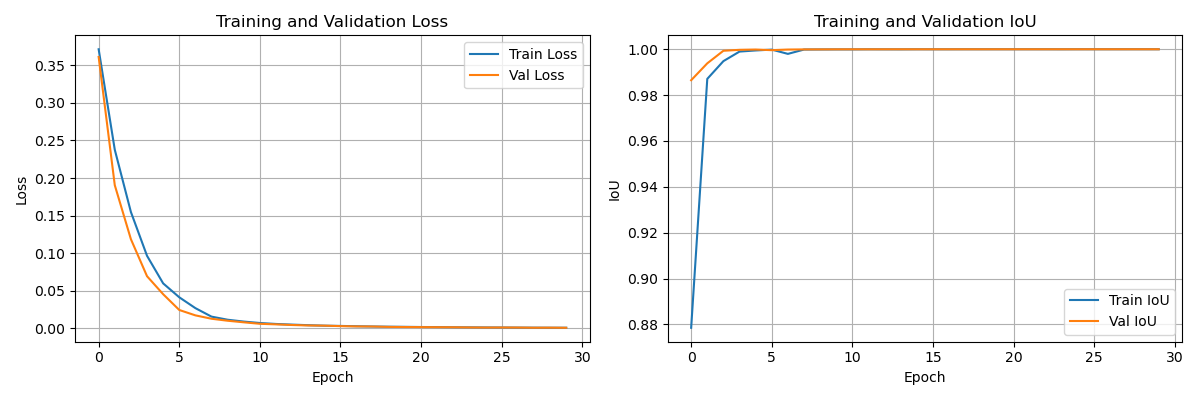
#> input picture session04/labCode/training_curves.png, 1200 x 400 px
$ python 06C_fft_openCV.py --input ../../session04/labCode/training_curves.png
#> lines starting #> are read from the running program, lines starting #| are printed output that depends on the picture
#!/usr/bin/env python3
# -*- coding: utf-8 -*-
"""
OpenCV DFT Demo (matches slide code):
- Part 1: DFT, centered magnitude (log) and phase visualizations
- Part 2: Ideal low-pass and notch-reject filtering in the frequency domain

Outputs (into ./figs):
  fft_mag.png, fft_phase.png, fft_lowpass.png, fft_notch.png
  (plus optional montage)

Usage:
  python opencv_dft_filters.py --input path/to/image.jpg --R 40 --notch "0,70,8" "0,-70,8" --montage
"""
import argparse, os
from pathlib import Path
import numpy as np
import cv2


def ensure_figs():
    outdir = Path("figs")
    outdir.mkdir(parents=True, exist_ok=True)
    return outdir


def read_gray(path: Path) -> np.ndarray:
    I0 = cv2.imread(str(path), cv2.IMREAD_GRAYSCALE)
    if I0 is None:
        raise FileNotFoundError(f"Could not read image: {path}")
    return I0


def optimal_pad_gray(I0: np.ndarray) -> np.ndarray:
    M = cv2.getOptimalDFTSize(I0.shape[0])
    N = cv2.getOptimalDFTSize(I0.shape[1])
    I = np.zeros((M, N), np.float32)
    I[: I0.shape[0], : I0.shape[1]] = I0
    return I


def forward_dft_centered(I: np.ndarray) -> np.ndarray:
    # I float32, single-channel -> complex 2-channel (real, imag)
    F = cv2.dft(I, flags=cv2.DFT_COMPLEX_OUTPUT)  # (M,N,2)
    Fshift = np.fft.fftshift(F, axes=(0, 1))  # center DC
    return Fshift


def mag_phase_visuals(Fshift: np.ndarray) -> tuple[np.ndarray, np.ndarray]:
    mag = cv2.magnitude(Fshift[..., 0], Fshift[..., 1])
    mag_log = np.log1p(mag)
    mag_vis = cv2.normalize(mag_log, None, 0, 255, cv2.NORM_MINMAX).astype(np.uint8)
    phase = np.arctan2(Fshift[..., 1], Fshift[..., 0])  # [-pi, pi]
    phase_vis = cv2.normalize(phase, None, 0, 255, cv2.NORM_MINMAX).astype(np.uint8)
    return mag_vis, phase_vis


def ideal_lowpass_mask(shape, R: int) -> np.ndarray:
    M, N = shape
    cy, cx = M // 2, N // 2
    yy, xx = np.ogrid[:M, :N]
    LP = ((yy - cy) ** 2 + (xx - cx) ** 2) <= (R * R)
    return LP.astype(np.float32)  # HxW (0/1)


def apply_mask_and_idft(
    Fshift: np.ndarray, mask_hw: np.ndarray, out_h: int, out_w: int
) -> np.ndarray:
    # Duplicate mask across (real, imag)
    M2 = np.dstack([mask_hw, mask_hw]).astype(np.float32)  # HxWx2
    Ff = Fshift * M2
    # Inverse: unshift -> idft -> real output
    out = cv2.idft(np.fft.ifftshift(Ff), flags=cv2.DFT_SCALE | cv2.DFT_REAL_OUTPUT)
    out = out[:out_h, :out_w]
    out_vis = cv2.normalize(out, None, 0, 255, cv2.NORM_MINMAX).astype(np.uint8)
    return out_vis


def notch_reject_mask(shape, notches: list[tuple[int, int, int]]) -> np.ndarray:
    M, N = shape
    cy, cx = M // 2, N // 2
    yy, xx = np.ogrid[:M, :N]
    NR = np.ones((M, N), np.float32)
    for dy, dx, rr in notches:
        NR[((yy - (cy + dy)) ** 2 + (xx - (cx + dx)) ** 2) <= rr * rr] = 0.0
    return NR


def parse_notches(items: list[str]) -> list[tuple[int, int, int]]:
    out = []
    for s in items:
        dy, dx, rr = map(int, s.split(","))
        out.append((dy, dx, rr))
    return out


def montage_three_rows(a, b, c):
    # ensure same size via resizing to width of the smallest
    def to3(x):
        return x if x.ndim == 3 else cv2.cvtColor(x, cv2.COLOR_GRAY2BGR)

    a, b, c = to3(a), to3(b), to3(c)
    w = min(a.shape[1], b.shape[1], c.shape[1])

    def rs(im):
        return cv2.resize(
            im, (w, int(im.shape[0] * w / im.shape[1])), interpolation=cv2.INTER_AREA
        )

    return cv2.vconcat([rs(a), rs(b), rs(c)])


def main():
    ap = argparse.ArgumentParser()
    ap.add_argument(
        "--input",
        type=str,
        required=True,
        help="Path to input image (grayscale will be used)",
    )
    ap.add_argument(
        "--R",
        type=int,
        default=40,
        help="Ideal low-pass radius (pixels in padded spectrum)",
    )
    ap.add_argument(
        "--notch",
        type=str,
        nargs="*",
        default=["0,70,8", "0,-70,8"],
        help='Notch triplets "dy,dx,rr" in pixels (centered coords)',
    )
    ap.add_argument(
        "--montage", action="store_true", help="Also save a quick montage grid"
    )
    args = ap.parse_args()

    figs = ensure_figs()
    # Part 1: DFT + mag/phase
    I0 = read_gray(Path(args.input))
    I = optimal_pad_gray(I0)
    Fshift = forward_dft_centered(I)
    mag_vis, phase_vis = mag_phase_visuals(Fshift)
#> in mag_phase_visuals, `mag_log = np.log1p(mag)`:
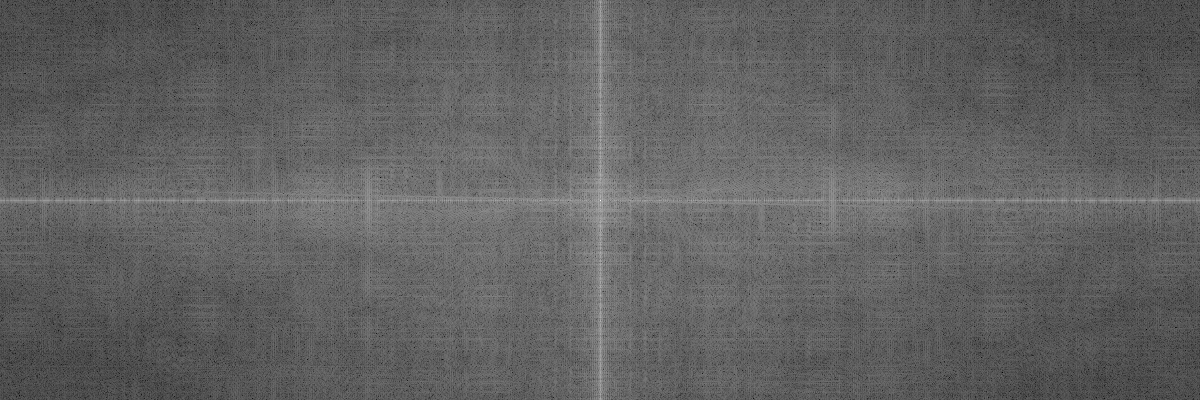
#> mag_log: shape (400, 1200) float32; min 2.69, max 18.59, mean 8.78; drawn with min black and max white
#> in mag_phase_visuals, `phase = np.arctan2(Fshift[..., 1], Fshift[..., 0])`:
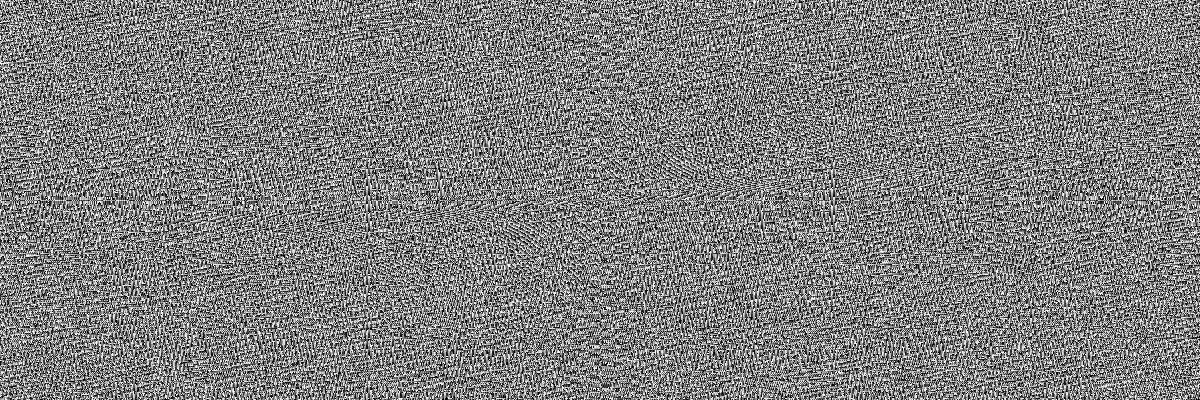
#> phase: shape (400, 1200) float32; min -3.14, max 3.14, mean 6.55e-06; drawn with min black and max white
    cv2.imwrite(str(figs / "fft_mag.png"), mag_vis)
    cv2.imwrite(str(figs / "fft_phase.png"), phase_vis)

    # Part 2: Ideal Low-Pass
    LP = ideal_lowpass_mask(I.shape, args.R)
    Ilp_vis = apply_mask_and_idft(Fshift, LP, I0.shape[0], I0.shape[1])
#> in apply_mask_and_idft, `out = cv2.idft(np.fft.ifftshift(Ff), flags=cv2.DFT_SCALE | cv2.DFT_REA..`:
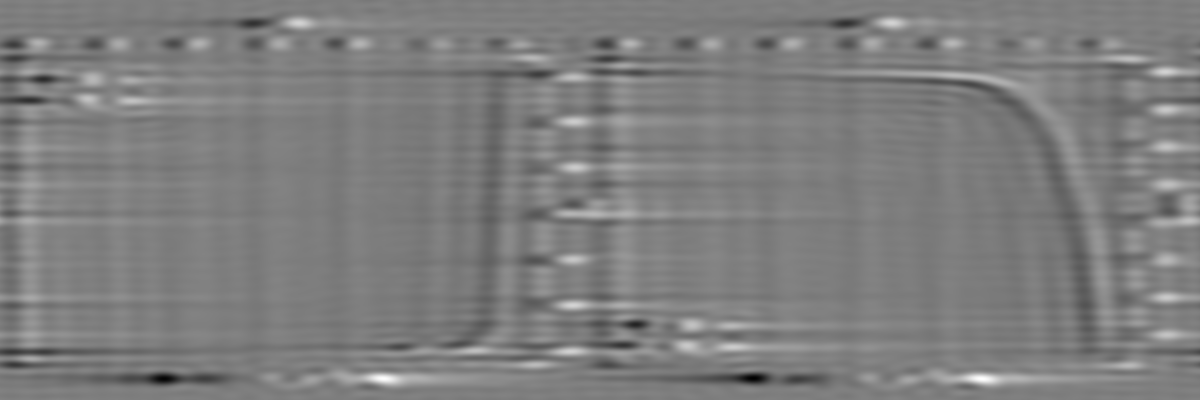
#> out: shape (400, 1200) float32; min -125.3, max 127.5, mean 0; drawn with min black and max white
    cv2.imwrite(str(figs / "fft_lowpass.png"), Ilp_vis)

    # Part 2: Notch Reject
    notches = parse_notches(args.notch)
    NR = notch_reject_mask(I.shape, notches)
    Inr_vis = apply_mask_and_idft(Fshift, NR, I0.shape[0], I0.shape[1])
#> call 2 of apply_mask_and_idft, with Fshift = array of shape (400, 1200, 2), out_h = 400, out_w = 1200
#> in apply_mask_and_idft (call 2), `out = cv2.idft(np.fft.ifftshift(Ff), flags=cv2.DFT_SCALE | cv2.DFT_REA..`:
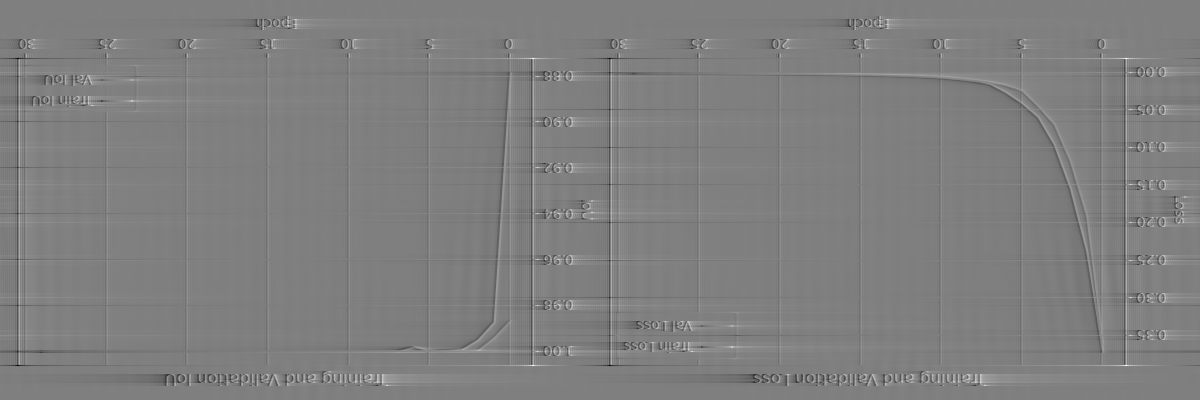
#> out: shape (400, 1200) float32; min -466.4, max 465.2, mean 0; drawn with min black and max white
    cv2.imwrite(str(figs / "fft_notch.png"), Inr_vis)

    # Optional montage (top: input + mag + phase, bottom: low-pass + notch + blank)
    if args.montage:
        top = cv2.hconcat([I0, mag_vis, phase_vis])
        blank = 255 * np.ones_like(I0)
        bottom = cv2.hconcat([Ilp_vis, Inr_vis, blank])
        grid = cv2.vconcat([top, bottom])
        cv2.imwrite(str(figs / "fft_montage.png"), grid)

    print(
        f"[done] Wrote: {figs/'fft_mag.png'}, {figs/'fft_phase.png'}, {figs/'fft_lowpass.png'}, {figs/'fft_notch.png'}"
        + (f", {figs/'fft_montage.png'}" if args.montage else "")
    )


if __name__ == "__main__":
    main()
